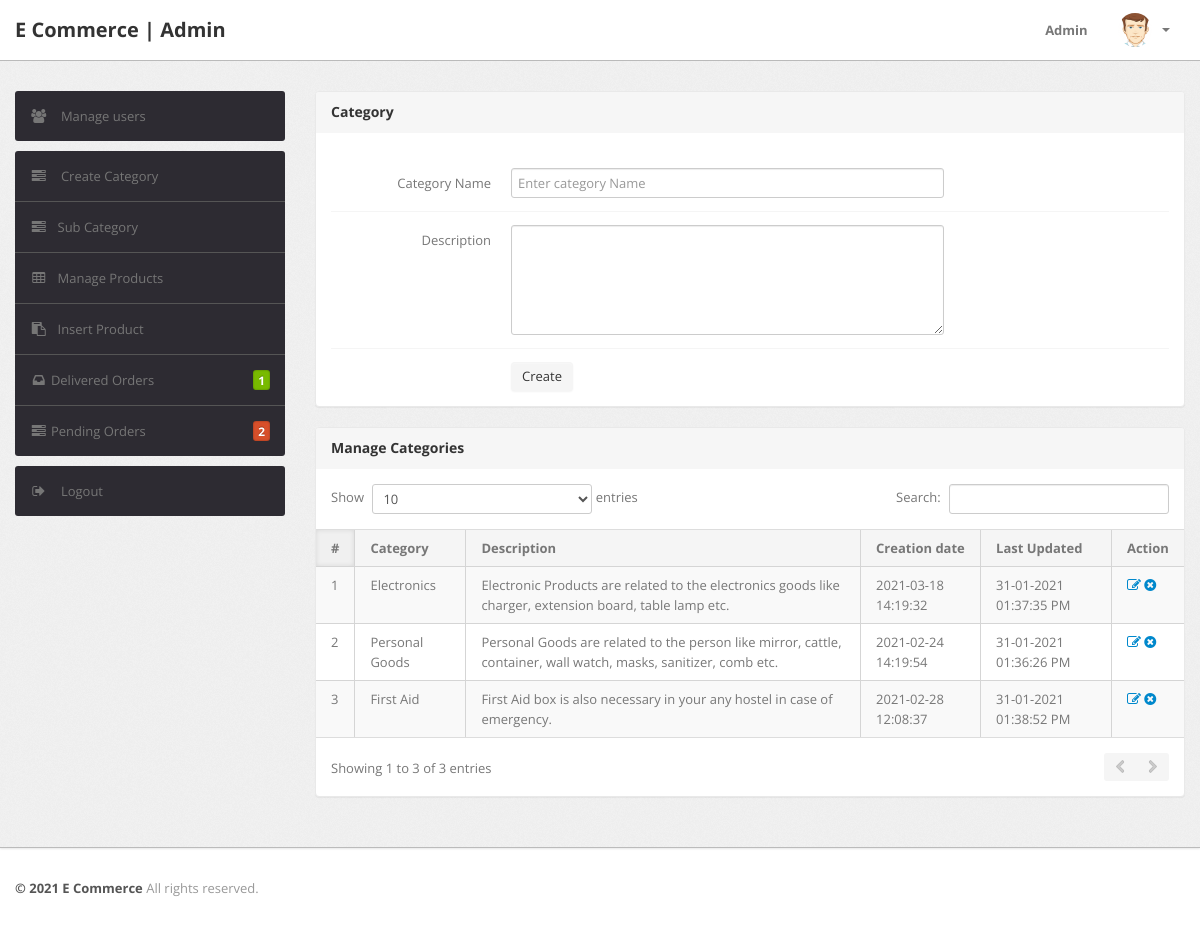
The app's page /admin/category.php (signed in) with its own data.
### tables this page shows
CREATE TABLE `category` (
  `id` int(11) NOT NULL,
  `categoryName` varchar(255) DEFAULT NULL,
  `categoryDescription` longtext DEFAULT NULL,
  `creationDate` timestamp NOT NULL DEFAULT current_timestamp(),
  `updationDate` varchar(255) DEFAULT NULL
);

### admin/category.php (the view, shortened to what this page needs)
<?php
include '../includes/config.php';
if (strlen($_SESSION['alogin']) == 0) {
    header('location:index.php');
} else {
    ?>
<!DOCTYPE html>
<html lang="en">
<head>
    <?php include 'include/header-files.php';?>
</head>
<body>
    <?php include 'include/header.php';?>
    <div class="wrapper">
        <div class="container">
            <div class="row">
                <?php include 'include/sidebar.php';?>
                <div class="span9">
                    <div class="content">
                        <div class="module">
                            <div class="module-head">
                                <h3>Category</h3>
                            </div>
                            <div class="module-body">
                                <br />
                                <form class="form-horizontal row-fluid" name="Category" method="post">
                                    <div class="control-group">
                                        <label class="control-label" for="basicinput">Category Name</label>
                                        <div class="controls">
                                            <input type="text" placeholder="Enter category Name" name="category"
                                                class="span8 tip" required>
                                        </div>
                                    </div>
                                    <div class="control-group">
                                        <label class="control-label" for="basicinput">Description</label>
                                        <div class="controls">
                                            <textarea class="span8" name="description" rows="5"></textarea>
                                        </div>
                                    </div>
                                    <div class="control-group">
                                        <div class="controls">
                                            <button type="submit" name="submit" class="btn">Create</button>
                                        </div>
                                    </div>
                                </form>
                            </div>
                        </div>
                        <div class="module">
                            <div class="module-head">
                                <h3>Manage Categories</h3>
                            </div>
                            <div class="module-body table">
                                <table cellpadding="0" cellspacing="0" border="0"
                                    class="datatable-1 table table-bordered table-striped	 display" width="100%">
                                    <thead>
                                        <tr>
                                            <th>#</th>
                                            <th>Category</th>
                                            <th>Description</th>
                                            <th>Creation date</th>
                                            <th>Last Updated</th>
                                            <th>Action</th>
                                        </tr>
                                    </thead>
                                    <tbody>
                                        <?php $query = mysqli_query($con, "select * from category");
    $cnt = 1;
    while ($row = mysqli_fetch_array($query)) {
        ?>
                                        <tr>
                                            <td><?php echo htmlentities($cnt); ?></td>
                                            <td><?php echo htmlentities($row['categoryName']); ?></td>
                                            <td><?php echo htmlentities($row['categoryDescription']); ?></td>
                                            <td> <?php echo htmlentities($row['creationDate']); ?></td>
                                            <td><?php echo htmlentities($row['updationDate']); ?></td>
                                            <td>
                                                <a href="edit-category.php?id=<?php echo $row['id'] ?>"><i
                                                        class="icon-edit"></i></a>
                                                <a href="category.php?id=<?php echo $row['id'] ?>&del=delete"
                                                    onClick="return confirm('Are you sure you want to delete?')"><i
                                                        class="icon-remove-sign"></i></a>
                                            </td>
                                        </tr>
                                        <?php $cnt = $cnt + 1;}?>
                                </table>
                            </div>
                        </div>
                    </div>
                </div>
            </div>
        </div>
    </div>
    <?php include 'include/footer.php';?>
</body>
<?php }?>

### records on screen
category: categoryName "Electronics", categoryDescription "Electronic Products are related to the electronics goods like charger, extension board, table lamp etc.", creationDate "2021-03-18 14:19:32", updationDate "31-01-2021 01:37:35 PM"
category: categoryName "Personal Goods", categoryDescription "Personal Goods are related to the person like mirror, cattle, container, wall watch, masks, sanitizer, comb etc.", creationDate "2021-02-24 14:19:54", updationDate "31-01-2021 01:36:26 PM"
category: categoryName "First Aid", categoryDescription "First Aid box is also necessary in your any hostel in case of emergency.", creationDate "2021-02-28 12:08:37", updationDate "31-01-2021 01:38:52 PM"

### other values on screen
$num1 "1"
$num "2"
